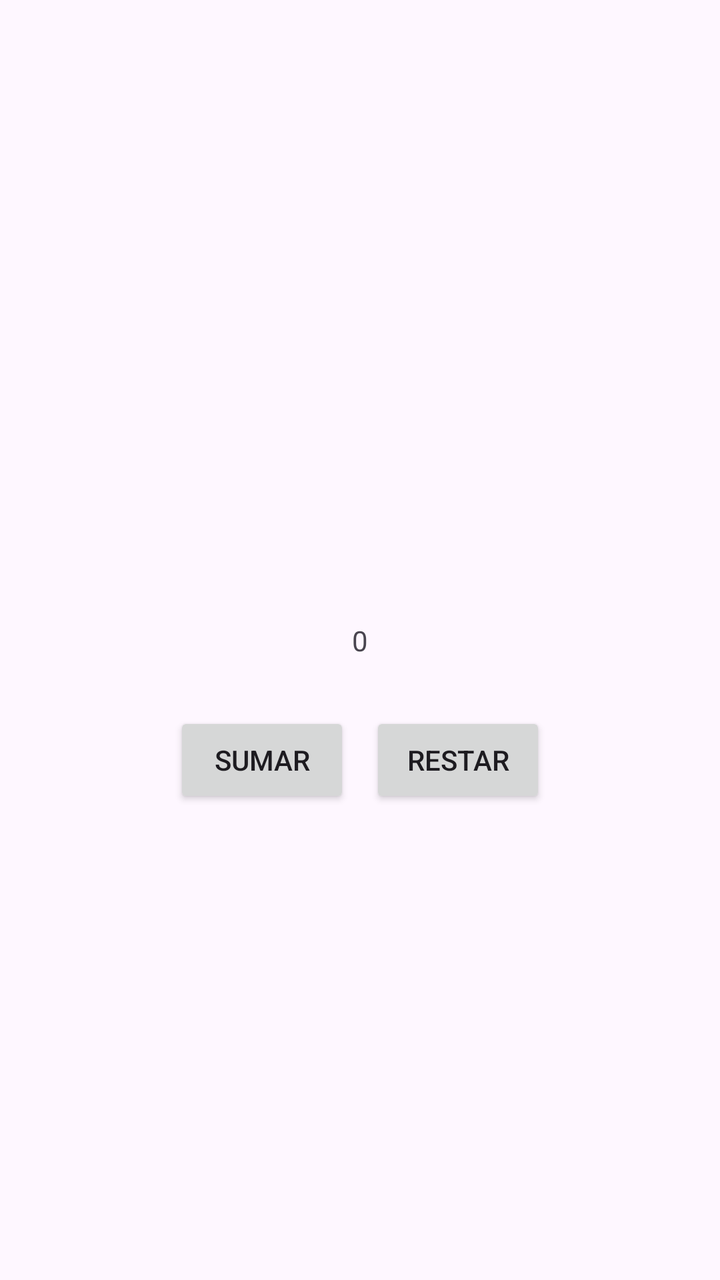
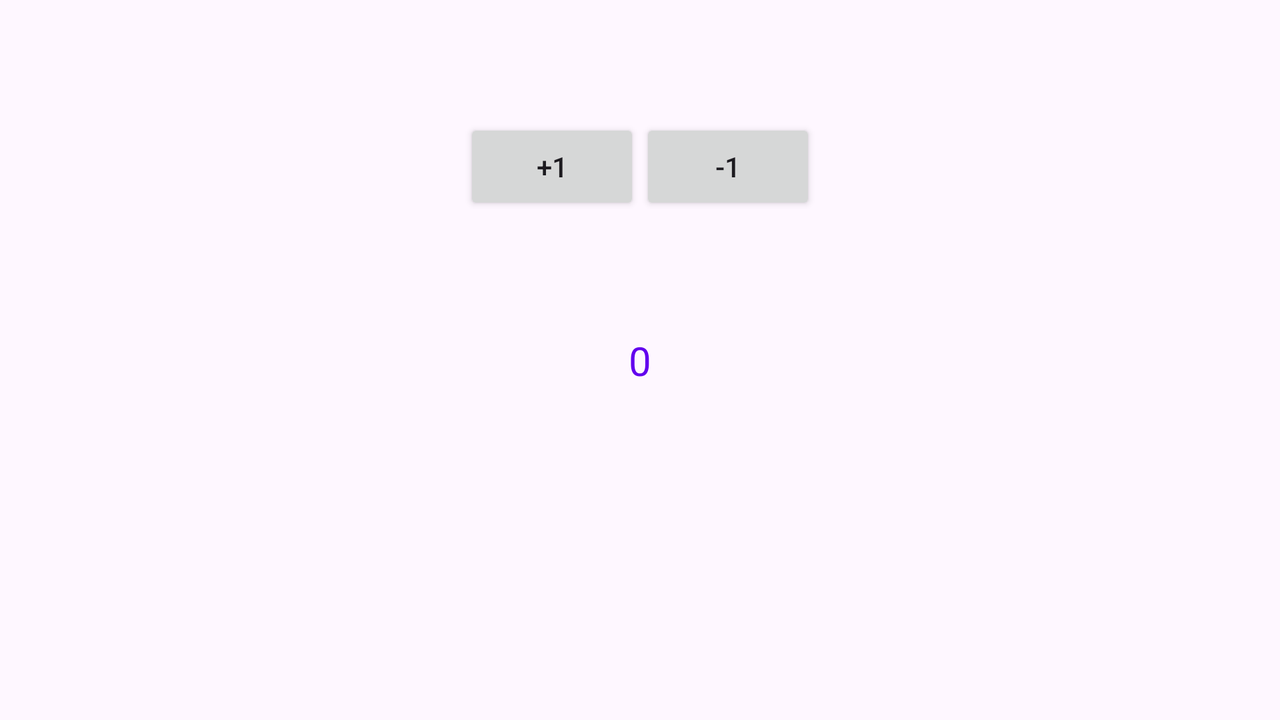

First picture: res/layout/ on a phone held upright. Second picture: the repository's own variant of that layout, on a device whose configuration matches the variant's folder. Source for both follows.
<!-- AndroidManifest.xml: application theme Theme.PrimerXMLMVVM -->
<!-- res/layout/activity_main.xml -->
<?xml version="1.0" encoding="utf-8"?>
<androidx.constraintlayout.widget.ConstraintLayout xmlns:android="http://schemas.android.com/apk/res/android"
    xmlns:app="http://schemas.android.com/apk/res-auto"
    xmlns:tools="http://schemas.android.com/tools"
    android:id="@+id/main"
    android:layout_width="match_parent"
    android:layout_height="match_parent"
    tools:context=".ui.main.MainActivity">

    <TextView
        android:id="@+id/textView"
        android:layout_width="wrap_content"
        android:layout_height="wrap_content"
        android:text="@string/cero"
        app:layout_constraintBottom_toBottomOf="parent"
        app:layout_constraintEnd_toEndOf="parent"
        app:layout_constraintStart_toStartOf="parent"
        app:layout_constraintTop_toTopOf="parent"
        />

    <Button
        android:id="@+id/buttonSumar"
        android:layout_width="wrap_content"
        android:layout_height="wrap_content"
        android:text="@string/sumar"

        app:layout_constraintTop_toBottomOf="@id/textView"
        app:layout_constraintBottom_toBottomOf="parent"
        app:layout_constraintEnd_toStartOf="@id/buttonRestar"
        app:layout_constraintStart_toStartOf="parent"
        app:layout_constraintHorizontal_chainStyle="packed"
        app:layout_constraintVertical_bias="0.1"
        />

    <Button
        android:id="@+id/buttonRestar"
        android:layout_width="wrap_content"
        android:layout_height="wrap_content"
        android:text="@string/restar"
        android:layout_marginStart="@dimen/margin_little"
        app:layout_constraintTop_toTopOf="@id/buttonSumar"
        app:layout_constraintStart_toEndOf="@id/buttonSumar"
        app:layout_constraintEnd_toEndOf="parent"
        app:layout_constraintBottom_toBottomOf="@id/buttonSumar"
     />

</androidx.constraintlayout.widget.ConstraintLayout>
<!-- resources referenced by this layout -->
<resources>
  <dimen name="margin_little">10dp</dimen>
  <string name="cero">0</string>
  <string name="restar">restar</string>
  <string name="sumar">sumar</string>
  <!-- from res/values-v23/ -->
  <style name="Theme.PrimerXMLMVVM" parent="Base.Theme.PrimerXMLMVVM">
          
          <item name="android:navigationBarColor">@android:color/transparent</item>
          <item name="android:statusBarColor">@android:color/transparent</item>
          <item name="android:windowLightStatusBar">?attr/isLightTheme</item>
      </style>
  <style name="Base.Theme.PrimerXMLMVVM" parent="Theme.Material3.DayNight.NoActionBar">
          
          
      </style>
</resources>
<!-- res/layout-land/activity_main.xml (the author's variant of the layout above) -->
<!-- drawn on the phone turned sideways -->
<?xml version="1.0" encoding="utf-8"?>
<androidx.constraintlayout.widget.ConstraintLayout xmlns:android="http://schemas.android.com/apk/res/android"
    xmlns:app="http://schemas.android.com/apk/res-auto"
    xmlns:tools="http://schemas.android.com/tools"
    android:id="@+id/main"

    android:layout_width="match_parent"
    android:layout_height="match_parent"
    tools:context=".MainActivity">

    <TextView
        android:id="@+id/textView"
        style="@style/texto"
        android:layout_width="wrap_content"
        android:layout_height="wrap_content"
        android:text="0"
        app:layout_constraintBottom_toBottomOf="parent"
        app:layout_constraintEnd_toEndOf="parent"
        app:layout_constraintStart_toStartOf="parent"
        app:layout_constraintTop_toTopOf="parent" />

    <Button
        android:id="@+id/buttonSumar"
        android:layout_width="wrap_content"
        android:layout_height="wrap_content"
        android:text="+1"
        app:layout_constraintTop_toTopOf="parent"
        app:layout_constraintEnd_toStartOf="@id/buttonRestar"
        app:layout_constraintStart_toStartOf="parent"
        app:layout_constraintBottom_toTopOf="@id/textView"
        android:layout_marginTop="@dimen/margin_small"
        app:layout_constraintHorizontal_chainStyle="packed"
        app:layout_constraintHorizontal_bias="0.5"
        app:layout_constraintVertical_bias="0.5"


        />
    <Button
        android:id="@+id/buttonRestar"
        android:layout_width="wrap_content"
        android:layout_height="wrap_content"
        android:text="-1"
        app:layout_constraintTop_toTopOf="@id/buttonSumar"
        app:layout_constraintBottom_toBottomOf="@id/buttonSumar"
        app:layout_constraintEnd_toEndOf="parent"
        app:layout_constraintStart_toEndOf="@id/buttonSumar"
        android:layout_marginStart="@dimen/margin_small"
        app:layout_constraintHorizontal_bias="0.1"


        />




</androidx.constraintlayout.widget.ConstraintLayout>
<!-- resources referenced by the variant -->
<!-- as the phone turned sideways resolves them -->
<resources>
  <style name="texto">
          <item name="android:textSize">20sp</item>
          <item name="android:textColor">@color/morado</item>
      </style>
  <!-- from res/values-v23/ -->
  <style name="Theme.PrimerXMLMVVM" parent="Base.Theme.PrimerXMLMVVM">
          
          <item name="android:navigationBarColor">@android:color/transparent</item>
          <item name="android:statusBarColor">@android:color/transparent</item>
          <item name="android:windowLightStatusBar">?attr/isLightTheme</item>
      </style>
  <color name="morado">#FF6200EE</color>
  <style name="Base.Theme.PrimerXMLMVVM" parent="Theme.Material3.DayNight.NoActionBar">
          
          
      </style>
</resources>
